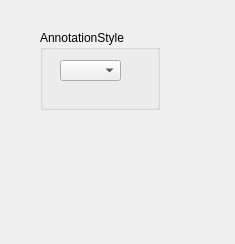
<?xml version="1.0" encoding="UTF-8"?>
<ui version="4.0">
 <class>Dialog</class>
 <widget class="QDialog" name="Dialog">
  <property name="geometry">
   <rect>
    <x>0</x>
    <y>0</y>
    <width>235</width>
    <height>244</height>
   </rect>
  </property>
  <property name="windowTitle">
   <string>Dialog</string>
  </property>
  <widget class="QGroupBox" name="groupBox">
   <property name="geometry">
    <rect>
     <x>40</x>
     <y>30</y>
     <width>120</width>
     <height>80</height>
    </rect>
   </property>
   <property name="title">
    <string>AnnotationStyle</string>
   </property>
   <widget class="QComboBox" name="comboBox">
    <property name="geometry">
     <rect>
      <x>20</x>
      <y>30</y>
      <width>61</width>
      <height>21</height>
     </rect>
    </property>
   </widget>
  </widget>
 </widget>
 <resources/>
 <connections/>
</ui>
